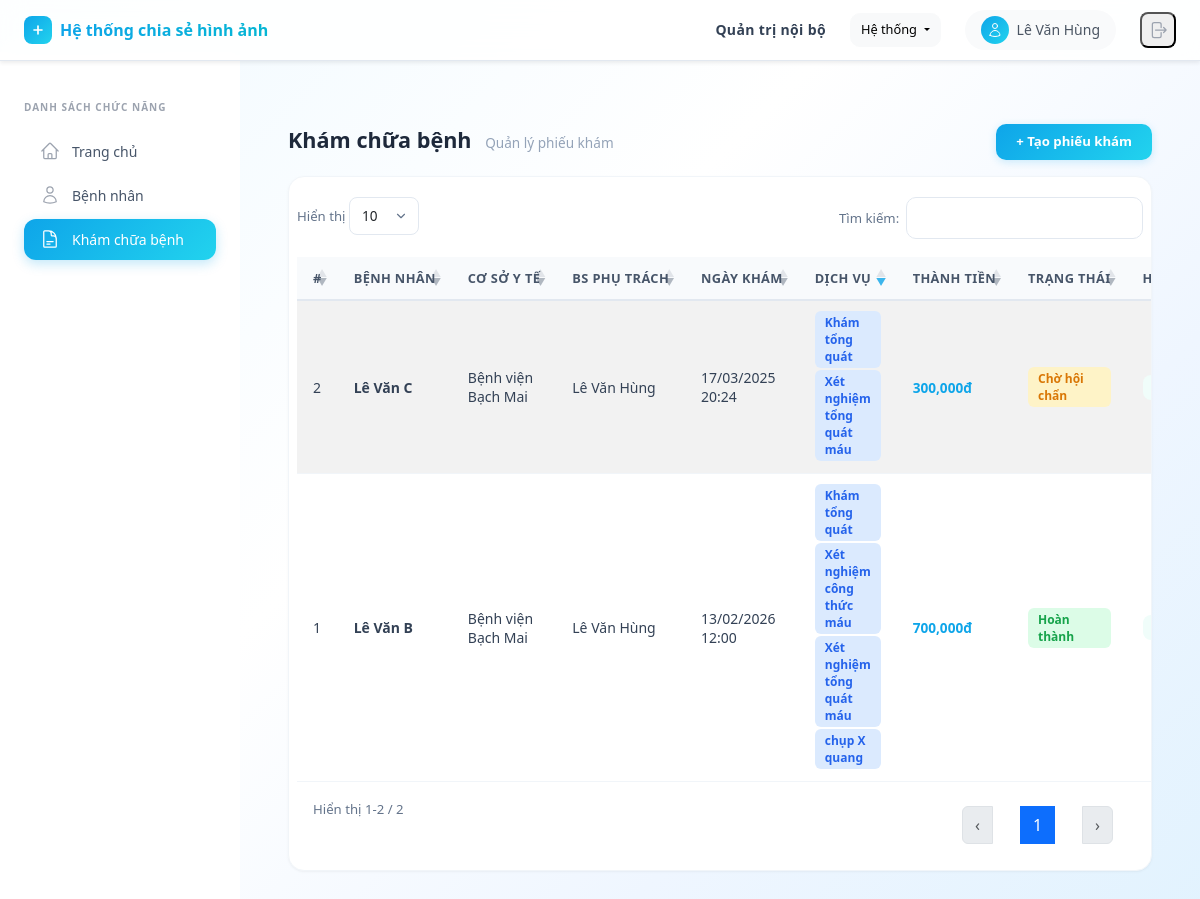
/examinations/ (signed in), run on an earlier commit of the app's database.
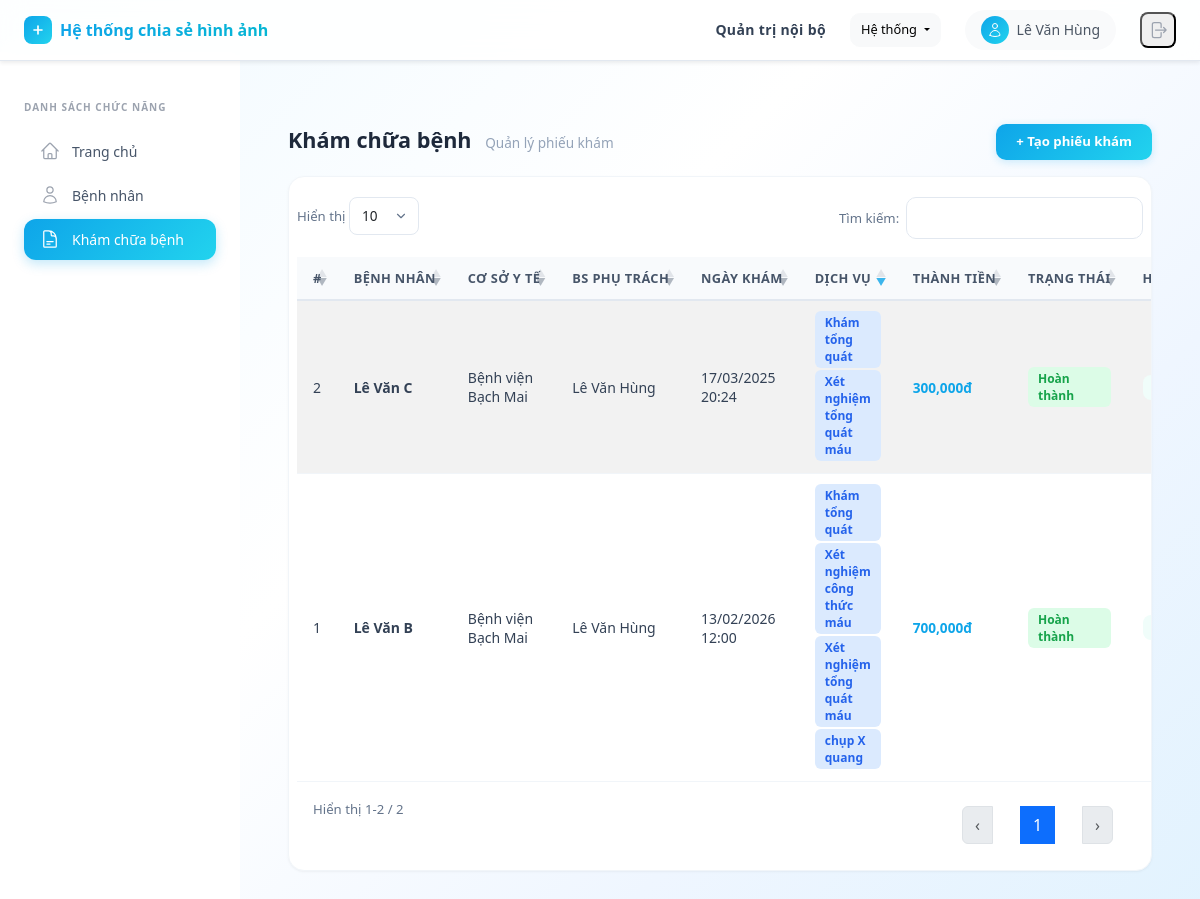
And on a later commit of the database.
### api/models.py (models this page shows, shortened)
class MedicalExamination(models.Model):
    STATUS_CHOICES = [
        ('awaiting_payment', 'Chờ thanh toán'),
        ('pending', 'Chờ khám'),
        ('in_progress', 'Đang khám'),
        ('completed', 'Hoàn thành'),
        ('cancelled', 'Đã hủy'),
    ]
    patient = models.ForeignKey('Patient', on_delete=models.CASCADE, related_name='examinations')
    facility = models.ForeignKey('MedicalFacility', on_delete=models.CASCADE, related_name='examinations')
    doctor = models.ForeignKey('User', on_delete=models.SET_NULL, null=True, blank=True, related_name='examinations')
    examination_date = models.DateTimeField()
    status = models.CharField(max_length=20, choices=STATUS_CHOICES, default='awaiting_payment')
    overall_result = models.TextField(blank=True, null=True)
    notes = models.TextField(blank=True, null=True)
    created_at = models.DateTimeField(auto_now_add=True)
    updated_at = models.DateTimeField(auto_now=True)

class Patient(models.Model):
    IDENTIFIER_CHOICES = [
        ('insurance', 'Số BHYT'),
        ('national_id', 'CMND/CCCD'),
        ('phone', 'Số điện thoại'),
    ]
    identifier_type = models.CharField(max_length=20, choices=IDENTIFIER_CHOICES)
    identifier = models.CharField(max_length=100, unique=True)
    name = models.CharField(max_length=255)
    contact_info = models.TextField(blank=True, null=True)
    gender = models.CharField(max_length=10, choices=[('male', 'Male'), ('female', 'Female'), ('other', 'Other')])
    created_by_facility = models.ForeignKey(MedicalFacility, on_delete=models.SET_NULL, null=True, related_name="patients")
    activity_history = models.JSONField(default=list, blank=True)

class MedicalFacility(models.Model):
    STATUS_CHOICES = [
        ('active', 'Đang hoạt động'),
        ('paused', 'Tạm dừng'),
        ('holiday', 'Nghỉ lễ'),
        ('maintenance', 'Bảo trì'),
        ('closed', 'Ngừng hoạt động'),
    ]
    code = models.CharField(max_length=50, unique=True)
    name = models.CharField(max_length=255)
    address = models.TextField()
    status = models.CharField(max_length=20, choices=STATUS_CHOICES, default='active')
    services = models.ManyToManyField(Service, blank=True, related_name='facilities')

class User(AbstractUser):
    code = models.CharField(max_length=50, unique=True)
    facility = models.ForeignKey(MedicalFacility, on_delete=models.CASCADE, related_name="users", null=True, blank=True)
    name = models.CharField(max_length=255)
    role = models.ForeignKey(Role, on_delete=models.SET_NULL, null=True, blank=True, related_name='users')
    patient = models.OneToOneField('Patient', on_delete=models.SET_NULL, null=True, blank=True, related_name='user')
    created_at = models.DateTimeField(auto_now_add=True)
    updated_at = models.DateTimeField(auto_now=True)
    @property
    def role_code(self):
        return self.role.code if self.role else None
    def has_perm_code(self, perm_code):
        if self.role:
            return self.role.permissions.filter(code=perm_code).exists()
        return False

### api/views.py (the view)
# urls.py: path('examinations/', examination_list, name='examination_list'),
@permission_required('examination.view')
def examination_list(request):
    examinations = accessible_examinations_for(request.user, MedicalExamination.objects.select_related(
        'patient', 'facility', 'doctor'
    )).prefetch_related('examination_services__service').annotate(
        total_price=Sum('examination_services__price')
    ).order_by('-examination_date')
    if request.user.role_code == 'doctor':
        examinations = examinations.annotate(
            has_pending_consult=Exists(pending_consult_filter_for(request.user))
        )
    patients = Patient.objects.all()
    facilities = MedicalFacility.objects.prefetch_related('services').filter(status='active')
    if request.user.role_code == 'doctor':
        accessible_facility_ids = accessible_examinations_for(request.user).values_list('facility_id', flat=True)
        facility_filter = Q(pk__in=accessible_facility_ids)
        if request.user.facility_id:
            facility_filter |= Q(pk=request.user.facility_id)
        facilities = facilities.filter(facility_filter).distinct()
    doctors = User.objects.filter(role__code='doctor')
    return render(request, 'examination_list.html', {
        'examinations': examinations,
        'patients': patients,
        'facilities': facilities,
        'doctors': doctors,
        'status_choices': MedicalExamination.STATUS_CHOICES,
        'tab': 'examinations',
    })

### api/views.py (called while the page is built)
def accessible_examinations_for(user, queryset=None):
    if queryset is None:
        queryset = MedicalExamination.objects.all()
    if getattr(user, 'role_code', None) == 'admin':
        return queryset
    if getattr(user, 'role_code', None) == 'doctor':
        access_filter = Q(consults__doctor=user)
        if user.facility_id:
            access_filter |= Q(facility_id=user.facility_id)
        allowed_ids = (
            MedicalExamination.objects
            .filter(access_filter)
            .values('pk')
            .distinct()
        )
        return queryset.filter(pk__in=allowed_ids)
    return queryset.none()

def pending_consult_filter_for(user):
    return ExaminationConsult.objects.filter(
        Q(result__isnull=True) | Q(result=''),
        examination=OuterRef('pk'),
        doctor=user,
    )

### api/templates/examination_list.html (shortened to what this page needs)
{% extends "base.html" %}
{% load humanize %}
{% block content %}
<div class="table-toolbar">
    <h3 class="page-title">Khám chữa bệnh <small>Quản lý phiếu khám</small></h3>
    <button class="btn-add" data-bs-toggle="modal" data-bs-target="#examModal" onclick="openCreateExam()">+ Tạo phiếu khám</button>
</div>
<div class="table-card">
    <table id="examTable" class="table table-striped" style="width:100%">
        <thead>
            <tr>
                <th>#</th>
                <th>Bệnh nhân</th>
                <th>Cơ sở y tế</th>
                <th>BS phụ trách</th>
                <th>Ngày khám</th>
                <th>Dịch vụ</th>
                <th>Thành tiền</th>
                <th>Trạng thái</th>
                <th>Hành động</th>
            </tr>
        </thead>
        <tbody>
            {% for exam in examinations %}
            <tr>
                <td>{{ forloop.counter }}</td>
                <td><strong>{{ exam.patient.name }}</strong></td>
                <td>{{ exam.facility.name }}</td>
                <td>{{ exam.doctor.name|default:"—" }}</td>
                <td>{{ exam.examination_date|date:"d/m/Y H:i" }}</td>
                <td>
                    {% for es in exam.examination_services.all %}
                        <span class="badge-role badge-role-doctor" style="margin-bottom:2px;">{{ es.service.name }}</span>
                    {% empty %}
                        <span style="color:#94a3b8; font-size:0.8rem;">—</span>
                    {% endfor %}
                </td>
                <td>
                    {% if exam.total_price %}
                        <a href="javascript:void(0)" onclick="showPriceDetail({{ exam.id }})" style="color:#0ea5e9; font-weight:600; font-size:0.85rem; text-decoration:none;">
                            {{ exam.total_price|floatformat:0|intcomma }}đ
                        </a>
                    {% else %}
                        <span style="color:#94a3b8; font-size:0.8rem;">0đ</span>
                    {% endif %}
                </td>
                <td>
                    {% if exam.has_pending_consult %}
                        <span class="badge-role" style="background:#fef3c7; color:#d97706;">Chờ hội chẩn</span>
                    {% elif exam.status == 'awaiting_payment' %}
                        <span class="badge-role" style="background:#f3e8ff; color:#9333ea;">Chờ thanh toán</span>
                    {% elif exam.status == 'pending' %}
                        <span class="badge-role" style="background:#fef3c7; color:#d97706;">Chờ khám</span>
                    {% elif exam.status == 'in_progress' %}
                        <span class="badge-role" style="background:#dbeafe; color:#2563eb;">Đang khám</span>
                    {% elif exam.status == 'completed' %}
                        <span class="badge-role" style="background:#dcfce7; color:#16a34a;">Hoàn thành</span>
                    {% elif exam.status == 'cancelled' %}
                        <span class="badge-role" style="background:#fee2e2; color:#dc2626;">Đã hủy</span>
                    {% endif %}
                </td>
                <td style="white-space:nowrap;">
                    {% if exam.status != 'awaiting_payment' and exam.status != 'cancelled' %}
                        <a href="/examinations/{{ exam.id }}/" class="btn-action btn-action-info">Kết quả khám</a>
                    {% endif %}
                </td>
            </tr>
            {% endfor %}
        </tbody>
    </table>
</div>
<link rel="stylesheet" href="https://cdn.datatables.net/1.13.6/css/dataTables.bootstrap5.min.css">
<link rel="stylesheet" href="https://cdn.jsdelivr.net/npm/select2@4.1.0-rc.0/dist/css/select2.min.css">
<link rel="stylesheet" href="https://cdn.jsdelivr.net/npm/select2-bootstrap-5-theme@1.3.0/dist/select2-bootstrap-5-theme.min.css">
{% endblock %}

What changed in the data, as far as the page shows it:
changed MedicalExamination "Lê Văn C": text "Chờ hội chẩn" → "Hoàn thành"
